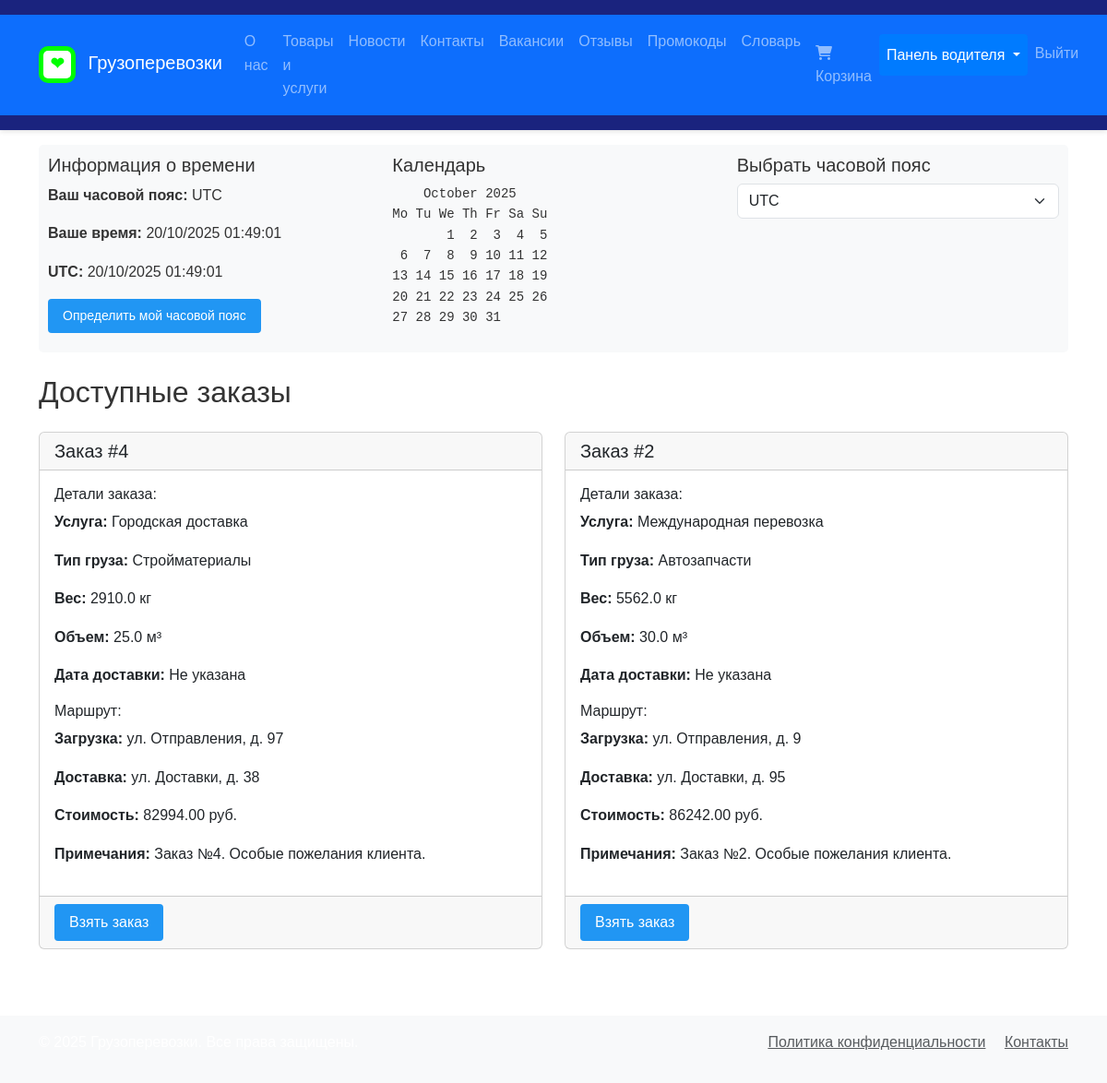
/driver/available-orders/ (signed in), run on the app's committed database.
### main/models.py (models this page shows, shortened)
class Order(models.Model):
    STATUS_CHOICES = [
        ('pending', 'В ожидании'),
        ('accepted', 'Принят'),
        ('in_progress', 'В процессе'),
        ('completed', 'Завершен'),
        ('cancelled', 'Отменен')
    ]
    client = models.ForeignKey(Client, on_delete=models.CASCADE)
    service = models.ForeignKey(Service, on_delete=models.CASCADE)
    driver = models.ForeignKey(Driver, on_delete=models.SET_NULL, null=True, blank=True, related_name='orders')
    cargo_type = models.ForeignKey(CargoType, on_delete=models.CASCADE)
    pickup_address = models.CharField(max_length=255)
    delivery_address = models.CharField(max_length=255)
    weight = models.FloatField(validators=[MinValueValidator(0.1)])
    volume = models.FloatField(validators=[MinValueValidator(0.1)])
    status = models.CharField(max_length=20, choices=STATUS_CHOICES, default='pending')
    total_price = models.DecimalField(max_digits=10, decimal_places=2)
    notes = models.TextField(blank=True)
    created_at = models.DateTimeField(auto_now_add=True)
    updated_at = models.DateTimeField(auto_now=True)
    scheduled_date = models.DateField(null=True, blank=True)
    scheduled_time = models.TimeField(null=True, blank=True)
    class Meta:
        ordering = ['-created_at']

class Service(models.Model):
    name = models.CharField('Название', max_length=200)
    description = models.TextField('Описание', default='')
    vehicle_type = models.ForeignKey(VehicleType, on_delete=models.PROTECT, verbose_name='Тип транспорта')
    base_price = models.DecimalField('Базовая цена', max_digits=10, decimal_places=2, default=0.00)
    max_weight = models.DecimalField('Максимальный вес (кг)', max_digits=10, decimal_places=2, default=1000.00)
    max_volume = models.DecimalField('Максимальный объем (м³)', max_digits=10, decimal_places=2, default=10.00)
    is_active = models.BooleanField('Активна', default=True)
    class Meta:
        verbose_name = 'Услуга'
        verbose_name_plural = 'Услуги'

class CargoType(models.Model):
    name = models.CharField('Название', max_length=200)
    description = models.TextField('Описание', default='')
    special_requirements = models.TextField('Особые требования', blank=True, default='')
    class Meta:
        verbose_name = 'Тип груза'
        verbose_name_plural = 'Типы грузов'

### main/views.py (the view)
# urls.py: path('driver/available-orders/', views.available_orders, name='available_orders'),
@login_required
def available_orders(request):
    if not hasattr(request.user, 'driver'):
        messages.error(request, 'Доступ запрещен. Вы не являетесь водителем.')
        return redirect('main:home')
    available_orders = Order.objects.filter(
        status='pending',
        driver__isnull=True
    ).select_related('service', 'cargo_type', 'client')
    return render(request, 'main/driver/available_orders.html', {
        'available_orders': available_orders
    })

### main/context_processors.py (called while the page is built)
def timezone_info(request):
    user_timezone = request.session.get('user_timezone', 'UTC')
    if user_timezone not in pytz.all_timezones:
        user_timezone = 'UTC'
    user_tz = pytz.timezone(user_timezone)
    utc_now = timezone.now()
    user_now = utc_now.astimezone(user_tz)
    cal = calendar.TextCalendar(calendar.MONDAY)
    current_calendar = cal.formatmonth(user_now.year, user_now.month)
    return {
        'user_timezone': user_timezone,
        'utc_now': utc_now.strftime('%d/%m/%Y %H:%M:%S'),
        'user_now': user_now.strftime('%d/%m/%Y %H:%M:%S'),
        'current_calendar': current_calendar,
    }

### main/templates/main/driver/available_orders.html (shortened to what this page needs)
{% extends 'main/base.html' %}
{% load static %}
{% block content %}
<div class="container mt-4">
    <h2 class="mb-4">Доступные заказы</h2>
    {% if available_orders %}
    <div class="row">
        {% for order in available_orders %}
        <div class="col-md-6 mb-4">
            <div class="card h-100">
                <div class="card-header">
                    <h5 class="mb-0">Заказ #{{ order.id }}</h5>
                </div>
                <div class="card-body">
                    <div class="mb-3">
                        <h6>Детали заказа:</h6>
                        <p><strong>Услуга:</strong> {{ order.service.name }}</p>
                        <p><strong>Тип груза:</strong> {{ order.cargo_type.name }}</p>
                        <p><strong>Вес:</strong> {{ order.weight }} кг</p>
                        <p><strong>Объем:</strong> {{ order.volume }} м³</p>
                        <p><strong>Дата доставки:</strong> {{ order.scheduled_date|default:"Не указана" }}</p>
                    </div>
                    <div class="mb-3">
                        <h6>Маршрут:</h6>
                        <p><strong>Загрузка:</strong> {{ order.pickup_address }}</p>
                        <p><strong>Доставка:</strong> {{ order.delivery_address }}</p>
                    </div>
                    <div class="mb-3">
                        <p><strong>Стоимость:</strong> {{ order.total_price }} руб.</p>
                        {% if order.notes %}
                        <p><strong>Примечания:</strong> {{ order.notes }}</p>
                        {% endif %}
                    </div>
                </div>
                <div class="card-footer">
                    <form method="post" action="{% url 'main:take_order' order.id %}" class="d-inline">
                        <button type="submit" class="btn btn-primary">Взять заказ</button>
                    </form>
                </div>
            </div>
        </div>
        {% endfor %}
    </div>
    {% else %}
    <div class="alert alert-info">
        На данный момент нет доступных заказов.
    </div>
    {% endif %}
</div>
{% endblock %}

### main/static/css/style.css (style rules this page uses)
* { margin: 0; padding: 0; box-sizing: border-box; }
body { font-family: 'Arial', sans-serif; line-height: 1.6; color: #333; }
.btn { padding: 0.5rem 1rem; border: none; border-radius: 4px; cursor: pointer; text-decoration: none; transition: background-color 0.3s; }
.btn-primary { background-color: #2196f3; color: white; }

### data on the page
Order: id "4", service.name "Городская доставка", cargo_type.name "Стройматериалы", weight "2910.0", volume "25.0", scheduled_date "Не указана", pickup_address "ул. Отправления, д. 97", delivery_address "ул. Доставки, д. 38", total_price "82994.00", notes "Заказ №4. Особые пожелания клиента."
Order: id "2", service.name "Международная перевозка", cargo_type.name "Автозапчасти", weight "5562.0", volume "30.0", scheduled_date "Не указана", pickup_address "ул. Отправления, д. 9", delivery_address "ул. Доставки, д. 95", total_price "86242.00", notes "Заказ №2. Особые пожелания клиента."

### other printed values
{{ user_timezone }} "UTC"
{{ user_now }} "20/10/2025 01:49:01"
{{ utc_now }} "20/10/2025 01:49:01"
{{ current_calendar }} "October 2025 Mo Tu We Th Fr Sa Su 1 2 3 4 5 6 7 8 9 10 11 12 13 14 15 16 17 18 19 20 21 22 23 24 25 26 27 28 29 30 31"
